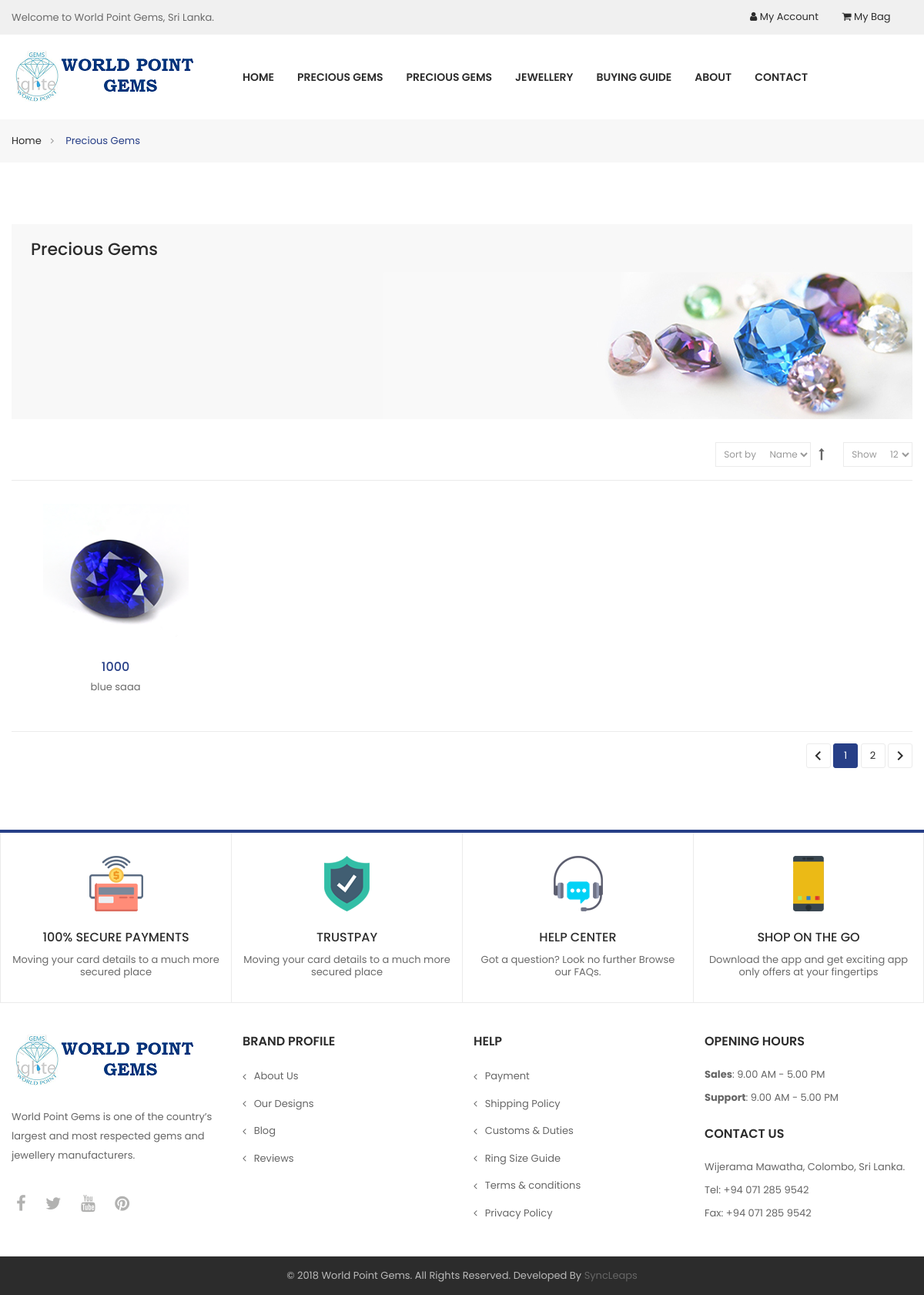
Page /main_category.php?gc=1 on the committed database.
### tables this page shows
CREATE TABLE `maincategory` (
  `id` bigint(20) NOT NULL,
  `name` varchar(255) NOT NULL
);

CREATE TABLE `product` (
  `id` bigint(20) NOT NULL,
  `gem_category` int(20) NOT NULL,
  `gem_type` bigint(20) NOT NULL,
  `gem_of_the_day` varchar(50) NOT NULL,
  `recent_product` varchar(50) NOT NULL,
  `name` varchar(100) NOT NULL,
  `small_description` varchar(200) NOT NULL,
  `long_description` varchar(5000) NOT NULL,
  `price` varchar(100) NOT NULL,
  `offer_price` varchar(100) NOT NULL,
  `availability` varchar(100) NOT NULL,
  `sku` varchar(100) NOT NULL,
  `origin` varchar(100) NOT NULL,
  `dimensions` varchar(100) NOT NULL,
  `treatment` varchar(100) NOT NULL,
  `color` varchar(100) NOT NULL,
  `weight` varchar(100) NOT NULL,
  `certification` varchar(100) NOT NULL,
  `shape` varchar(100) NOT NULL,
  `cut` varchar(100) NOT NULL,
  `video` blob NOT NULL,
  `image1` blob NOT NULL,
  `image2` blob NOT NULL,
  `image3` blob NOT NULL,
  `image4` blob NOT NULL,
  `image5` blob NOT NULL,
  `created_date` datetime NOT NULL,
  `updated_date` datetime NOT NULL
);

### main_category.php (the view, shortened to what this page needs)
<?php
require_once("wp_admin_panel/db.php");
$gem_category = $_GET["gc"];
if(isset($gem_category)) {
	$sql = "SELECT * FROM maincategory WHERE id=$gem_category";
	$result = mysqli_query($conn, $sql);
	$gem_category_row = mysqli_fetch_array($result);
}
?>
<!doctype html>
<html class="no-js" lang="zxx">
    <head>
        <link rel="stylesheet" href="assets/css/material-icons.css">
        <link rel="stylesheet" href="assets/css/font-awesome.min.css">
        <link rel="stylesheet" href="assets/css/bootstrap.min.css">
        <link rel="stylesheet" href="assets/css/fotorama.css">
        <link rel="stylesheet" href="assets/css/slick.css">
        <link rel="stylesheet" href="assets/css/animate.css">
        <link rel="stylesheet" href="assets/css/owl.carousel.min.css">
        <link rel="stylesheet" href="assets/css/nice-select.css">
        <link rel="stylesheet" href="assets/css/ionicons.min.css">
        <link rel="stylesheet" href="assets/css/meanmenu.min.css">
        <link rel="stylesheet" href="assets/css/bundle.css">
        <link rel="stylesheet" href="assets/css/style.css">
        <link rel="stylesheet" href="assets/css/responsive.css">
    </head>
    <body>
        <div class="wrapper">
			<?php include 'header.php';?>
            <div class="breadcrump-area">
            	<div class="container">
            		<div class="row">
            			<div class="col-12 col-sm-12">
            				<div class="korando-breadcrump">
								<ul>
									<li><a href="index.php" title="Go to Home Page">Home</a></li>
									<li><?php echo $gem_category_row['name']; ?></li>
								</ul>
            				</div>
            			</div>
            		</div>
            	</div>
            </div>
            <section class="main-content-area">
            	<div class="container">
            		<div class="row flex-row-reverse">
            			<div class="col-12 col-md-12 col-lg-12">
							<div class="main-content">
								<div class="shop-page-header" style="background-image:url('assets/img/banner/bg_shop.jpg'); background-repeat: no-repeat">
									<div class="col-12 col-lg-10">
										<div class="product-about-content">
											<h4><?php echo $gem_category_row['name']; ?></h4>
										</div>
									</div>
								</div>
								<div class="shop-page-product-area">
									<div class="shop-page-product-shorting section-title-border">
										<div class="product-shorting-bar">
											<div class="show-page">
												<span>Show</span>
												<div class="per-page short-select-option">
													<select class="orderby">
														<option value="">12</option>
													</select>
												</div>
											</div>
		                                    <div class="short-asc-dsc">
		                                    	<a href="" title="Set Descending Direction"><i class="fa fa-long-arrow-up"></i></a>
		                                    </div>
											<div class="shoort-by">
												<span>Sort by</span>
												<div class="short-select-option">
													<select>
														<option value="">Name</option>
													</select>
												</div>
											</div>
										</div>
									</div>
									<div class="row product-grid-view">
									<?php
									$gem_category = $_GET["gc"];
									if(isset($gem_category)) {
										$sql = "SELECT * FROM product WHERE gem_category=$gem_category";
										$result = mysqli_query($conn, $sql);
										while ($gem_row = mysqli_fetch_array($result)) {
											?>
												<div class="col-12 col-sm-6 col-md-6 col-lg-3 single-grid-product">
													<div class="grid-product-image">
														<a href="product_details.php?gc=<?php echo $gem_row["gem_category"]; ?>&gt=<?php echo $gem_row["gem_type"]; ?>&gem=<?php echo $gem_row["id"]; ?>"><img
																src="<?php echo $gem_row['image1']; ?>"
																alt="<?php echo $gem_row['name']; ?>"></a>
													</div>
													<div class="grid-product-info">
														<div class="price-box">
															<span
																class="regular-price"><?php echo $gem_row['price']; ?></span>
														</div>
														<?php echo $gem_row['name']; ?></a>
													</div>
												</div>
											<?php
										}
									}
									?>
									</div>
									<div class="pagination-area">
										<ul>
											<li><a href="#"><i class="material-icons">chevron_left</i></a></li>
											<li><span>1</span></li>
											<li><a href="#">2</a></li>
											<li><a href="#"><i class="material-icons">chevron_right</i></a></li>
										</ul>
									</div>
								</div>
							</div>
            			</div>
            		</div>
            	</div>
            </section>
			<?php include 'footer.php';?>
        </div>
    </body>
</html>

### assets/css/bundle.css (style rules this page uses)
body, p { background: #ffffff none repeat scroll 0 0; color: #6a6a6a; font-family: "Poppins",sans-serif; font-size: 13px; line-height: 25px; }
a, .btn { -webkit-transition: all 0.3s ease-out 0s; -moz-transition: all 0.3s ease-out 0s; -ms-transition: all 0.3s ease-out 0s; -o-transition: all 0.3s ease-out 0s; transition: all 0.3s ease-out 0s; }
a { color: #666666; font-size: 13px; line-height: 20px; }
h1, h2, h3, h4, h5, h6 { font-family: 'Poppins', sans-serif; font-weight: 500; color: #2c2c2c; margin: 0 0 10px; }
h4 { font-size: 22px; }
ul { margin: 0px; padding: 0px; }
li { list-style: none }
a.button-border span, a.button-border-white span, input, select, textarea { -webkit-transition: all 0.5s ease-out 0s; -moz-transition: all 0.5s ease-out 0s; -ms-transition: all 0.5s ease-out 0s; -o-transition: all 0.5s ease-out 0s; transition: all 0.5s ease-out 0s; }
select { width: 100%; background: #eceff8; border: 1px solid #eceff8; height: 45px; padding-left: 10px; box-shadow: none; font-size: 14px; color: #626262; }
option { background: #fff; border: 0px solid #626262; padding-left: 10px; font-size: 14px; }

### rows in the picture
maincategory: name "Precious Gems"
product: image1 (picture), price "1000", name "blue saaa"
